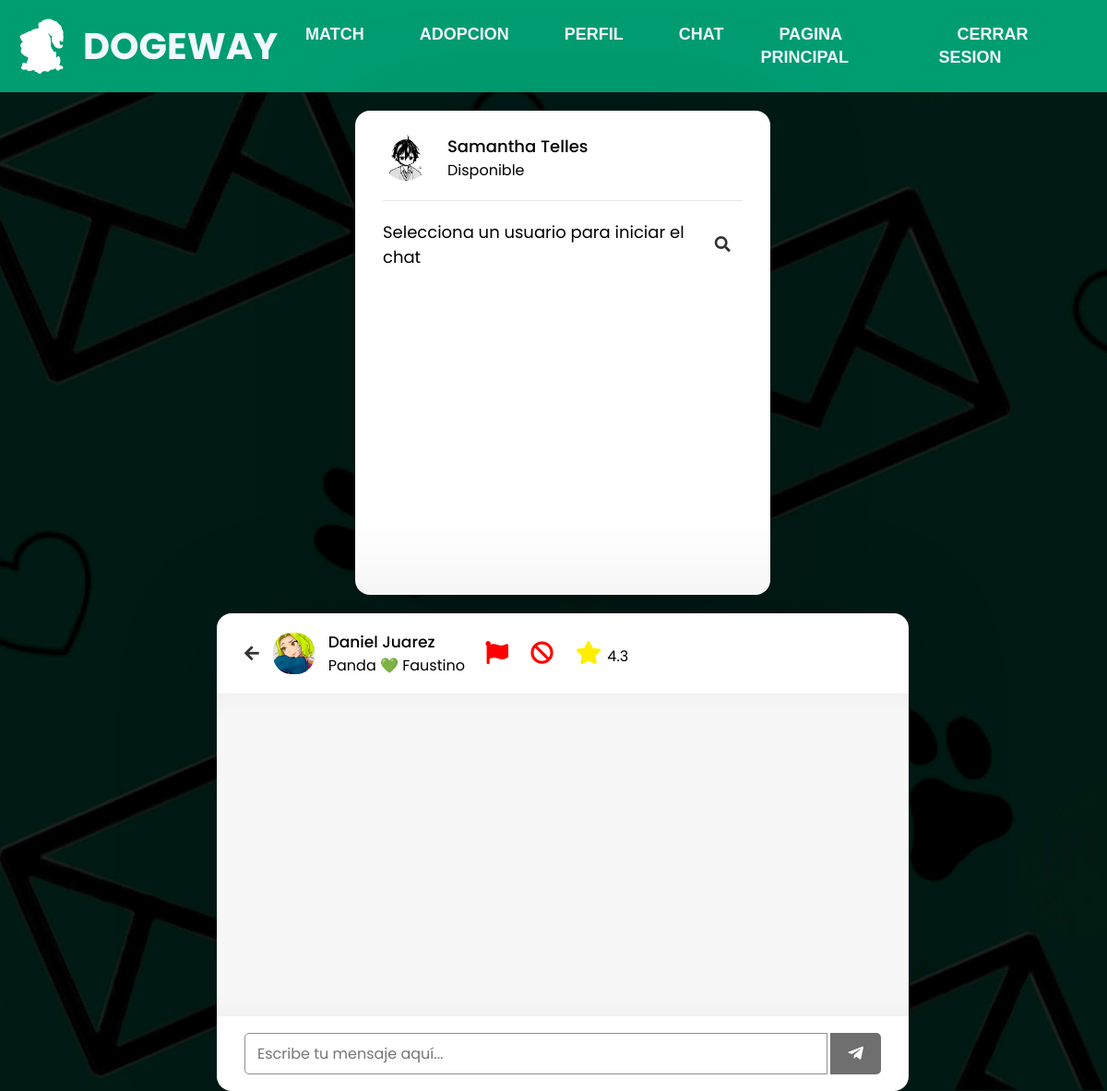
The app's page /Dogeway/Chat/chat.php?id=123456789 (signed in) with its own data.
### tables this page shows
CREATE TABLE `usuario` (
  `id` int(11) NOT NULL,
  `nombre` varchar(100) NOT NULL,
  `email` varchar(100) NOT NULL,
  `codigo_verificacion` varchar(32) NOT NULL,
  `verificado` tinyint(1) NOT NULL DEFAULT 0,
  `pass` varchar(50) NOT NULL,
  `curp` varchar(20) NOT NULL,
  `telefono` varchar(15) NOT NULL,
  `nickname` varchar(30) NOT NULL,
  `apellidos` varchar(50) NOT NULL,
  `municipio` varchar(50) NOT NULL,
  `fechanac` date NOT NULL,
  `fotografia` varchar(128) NOT NULL,
  `archivo_n` varchar(128) NOT NULL,
  `ine` text NOT NULL,
  `admin` int(2) NOT NULL DEFAULT 0,
  `status` varchar(20) NOT NULL,
  `unique_id` int(255) NOT NULL
);

CREATE TABLE `match` (
  `id1` int(11) NOT NULL,
  `id2` int(11) NOT NULL,
  `status` int(11) NOT NULL,
  `idmatch` int(11) NOT NULL,
  `idMascota1` int(11) NOT NULL,
  `idMascota2` int(11) NOT NULL,
  `fecha` datetime DEFAULT NULL
);

CREATE TABLE `mascota` (
  `id` int(11) NOT NULL,
  `nombreMascota` varchar(32) NOT NULL,
  `descripcion` text NOT NULL,
  `especie` varchar(32) NOT NULL,
  `raza` varchar(40) NOT NULL,
  `edad` int(11) NOT NULL,
  `cartilla` varchar(128) NOT NULL,
  `especificaciones` varchar(256) NOT NULL,
  `caracteristicas` varchar(256) NOT NULL,
  `fotografiaMascota` varchar(128) NOT NULL,
  `estatus` tinyint(1) NOT NULL DEFAULT 1,
  `categoria` int(2) NOT NULL,
  `id_usuario` int(11) DEFAULT NULL,
  `fecha` datetime DEFAULT NULL
);

### Dogeway/Inicio/includes/user.php (called while the page is built, shortened)
<?php
include_once 'db.php';
class User extends DB{
    public function setUser($user){
        $query = $this->connect()->prepare('SELECT * FROM usuario WHERE nickname = :user');
        $query->execute(['user' => $user]);
        foreach ($query as $currentUser) {
            $this->UniqueId = $currentUser['unique_id'];
        }
    }
    public function getUniqueId(){
        return $this->UniqueId;
    }
}
?>

### Dogeway/Inicio/includes/db.php (called while the page is built)
<?php
class DB{
    private $host;
    private $db;
    private $user;
    private $password;
    private $charset;
    public function __construct(){
        $this->host     = 'localhost';
        $this->db       = 'dogeway';
        $this->user     = 'root';
        $this->password = "";
        $this->charset  = 'utf8mb4';
    }
    function connect(){
        try{
            $connection = "mysql:host=" . $this->host . ";dbname=" . $this->db . ";charset=" . $this->charset;
            $options = [
                PDO::ATTR_ERRMODE            => PDO::ERRMODE_EXCEPTION,
                PDO::ATTR_EMULATE_PREPARES   => false,
            ];
            $pdo = new PDO($connection, $this->user, $this->password, $options);
            return $pdo;
        }catch(PDOException $e){
            print_r('Error connection: ' . $e->getMessage());
        }
    }
}
?>

### Dogeway/Chat/chat.php (the view, shortened to what this page needs)
<?php
    include_once '../Inicio/includes/user.php';
    include_once "php/config.php";
    $userSession = new UserSession();
    $user = new User();
    if(isset($_SESSION['user'])){
    $user->setUser($userSession->getCurrentUser());
    } else {
      header("Location: ../Inicio/index.php");
      exit();
    }
?>
<?php include_once "header.php";?>
<?php include_once "usersblock.php";?>
<body>
  <div class="wrapper2">
    <section class="chat-area">
      <header>
        <?php
        $user_id = mysqli_real_escape_string($conn, $_GET['id']);
        $sql = mysqli_query($conn, "SELECT * FROM usuario WHERE unique_id = {$user_id}");
        $sql_match = mysqli_query($conn, "SELECT
        m1.nombreMascota AS nombrem1,
        m1.id AS idMascotonga,
        m2.nombreMascota AS nombrem2,
        `match`.*
        FROM
        `match`
        LEFT JOIN
        mascota AS m1 ON `match`.idMascota1 = m1.id
        LEFT JOIN
        mascota AS m2 ON `match`.idMascota2 = m2.id
        WHERE
        ((`match`.id1 = {$user->getUniqueId()} AND `match`.id2 = {$user_id}) OR
        (`match`.id1 = {$user_id} AND `match`.id2 = {$user->getUniqueId()})) AND
        (`match`.status = 4 OR `match`.status = 5 OR `match`.status = 6)
        ORDER BY
        `match`.fecha DESC");
        if (mysqli_num_rows($sql) > 0) {
          $row = mysqli_fetch_assoc($sql);
        }
        if (mysqli_num_rows($sql_match) > 0) {
          $row_match = mysqli_fetch_assoc($sql_match);
          if ($row_match['status'] == 4) {
            $status_palabra = '💚';
          } elseif ($row_match['status'] == 5) {
              $status_palabra = '⭐';
          }elseif ($row_match['status'] == 6) {
            $status_palabra = '🥰';
          } else {
            $status_palabra = '❌';
          }
          $sqlRating = mysqli_query($conn, "SELECT ROUND(AVG(rating), 1) as promedio FROM rating WHERE idUser = {$user_id}");
          if ($sqlRating) {
            $fila = mysqli_fetch_assoc($sqlRating);
            $promedio = $fila['promedio'];
            } else {
            echo "Error" . mysqli_error($conn);
            }
      }
        else {
          header("location: users.php");
        }
        ?>
        <a href="users.php" class="back-icon"><i class="fas fa-arrow-left"></i></a>
        <img class="foto" src="../Registro/archivos/<?php echo $row['fotografia']; ?>" alt="">
        <div class="details">
          <span><?php echo $row['nombre'] . " " . $row['apellidos'] ?></span>
          <p><?php echo $row_match['nombrem1']. " " .$status_palabra. " " .$row_match['nombrem2']; ?></p>
        </div>
        <div class="reportar">
          <button id="btnReportar" onclick="mostrarCuadroReporte('<?php echo $user->getUniqueId();?>',<?php echo $user_id?>)">
            <i class="fas fa-flag custom-icon with-border"></i>
          </button>
        </div>
        <div class="bloquear">
            <?php $idAdopcion1 = $row_match['idMascotonga'];?>
            <button onclick="confirmarBloqueo('<?php echo $user->getUniqueId();?>' , '<?php echo $user_id; ?>', '<?php echo $idAdopcion1; ?>')">
            <i class="fas fa-ban custom-icon with-border"></i>
            </button>
        </div>
        <div class="rating">
          <button onclick="mostrarRating('<?php echo $user_id;?>');">
          <i class="fas fa-star custom-icons with-border"></i>
          </button>
          <?php
          echo $promedio;?>
        </div>
      </header>
      <div class="chat-box">
      </div>
      <form action="#" class="typing-area" id="typebar">
        <input type="text" name="message" class="input-field" placeholder="Escribe tu mensaje aquí..." autocomplete="off">
        <button><i class="fab fa-telegram-plane"></i></button>
      </form>
    </section>
    </div>
</body>
</html>

### Dogeway/Chat/usersblock.php (shortened to what this page needs)
<html>
  <div class="wrapper">
    <section class="users">
      <header>
        <div class="content">
          <?php
          $sql = mysqli_query($conn, "SELECT * FROM usuario WHERE unique_id = {$user->getUniqueId()}");
          if (mysqli_num_rows($sql) > 0) {
            $row = mysqli_fetch_assoc($sql);
          }
          ?>
          <img src="../Registro/archivos/<?php echo $row['fotografia']; ?>" alt="">
          <div class="details">
            <span><?php echo $row['nombre'] . " " . $row['apellidos'] ?></span>
            <p><?php echo $row['status']; ?></p>
          </div>
        </div>
      </header>
      <div class="search">
        <span class="text">Selecciona un usuario para iniciar el chat</span>
        <button><i class="fas fa-search"></i></button>
      </div>
    </section>
  </div>
</html>

### Dogeway/Chat/estils.css (style rules this page uses)
* { margin: 0; padding: 0; box-sizing: border-box; text-decoration: none; font-family: 'Poppins', sans-serif; }
body { background-image: url(../Imagenes/correo.jpg); display: flex; flex-wrap: wrap; justify-content: center; background-size: cover; background-position: center; }
.wrapper { margin-left: 20px ; margin-top: 20px ; background: #fff; max-width: 450px; width: 50%; height: 525px; border-radius: 16px; box-shadow: 0 0 128px 0 rgba(0,0,0,0.1), 0 32px 64px -48px rgba(0,0,0,0.5); }
.wrapper2 { margin-left: 20px ; margin-top: 20px ; background: #fff; max-width: 750px; width: 100%; border-radius: 16px; box-shadow: 0 0 128px 0 rgba(0,0,0,0.1), 0 32px 64px -48px rgba(0,0,0,0.5); }
.users { padding: 25px 30px; }
.users header, .users-list a { display: flex; align-items: center; padding-bottom: 20px; border-bottom: 1px solid #e6e6e6; justify-content: space-between; }
.wrapper img { object-fit: cover; border-radius: 50%; }
.users header img { height: 50px; width: 50px; }
:is(.users, .users-list) .content { display: flex; align-items: center; }
:is(.users, .users-list) .content .details { color: #000; margin-left: 20px; }
:is(.users, .users-list) .details span { font-size: 18px; font-weight: 500; }
.users .search { margin: 20px 0; display: flex; position: relative; align-items: center; justify-content: space-between; }
.users .search .text { font-size: 18px; }
.users .search button { position: relative; z-index: 1; width: 47px; height: 42px; font-size: 17px; cursor: pointer; border: none; background: #fff; color: #333; outline: none; border-radius: 0 5px 5px 0; transition: all 0.2s ease; }
.chat-area header { display: flex; align-items: center; padding: 18px 30px; }
.chat-area header .back-icon { color: #333; font-size: 18px; }
.chat-area header img { height: 45px; width: 45px; margin: 0 15px; }
.chat-area header .details span { font-size: 17px; font-weight: 500; }
.chat-box { position: relative; min-height: 350px; max-height: 350px; overflow-y: auto; padding: 10px 30px 20px 30px; background: #f7f7f7; box-shadow: inset 0 32px 32px -32px rgb(0 0 0 / 5%), inset 0 -32px 32px -32px rgb(0 0 0 / 5%); }
.typing-area { padding: 18px 30px; display: flex; justify-content: space-between; }
.typing-area input { height: 45px; width: calc(100% - 58px); font-size: 16px; padding: 0 13px; border: 1px solid #928b8b; outline: none; border-radius: 5px 0 0 5px; }
.typing-area button { color: #fff; width: 55px; border: none; outline: none; background: #333; font-size: 19px; cursor: pointer; opacity: 0.7; pointer-events: none; border-radius: 0 5px 5px 0; transition: all 0.3s ease; }
header { width: 100%; }
.reportar { padding-left: 20px; }
.bloquear { padding-left: 20px; }
.rating { padding-left: 20px; }
button { padding: 0; background: none; border: none; }
.custom-icon { font-size: 25px; color: red; transition: color 0.3s ease; }
.custom-icon.with-border { border: 2px solid white; }
.custom-icons { font-size: 25px; color: rgb(255, 238, 0); transition: color 0.3s ease; }
.custom-icons.with-border { border: 2px solid white; }
.reportar { position: relative; }
.rating { position: relative; }
.foto { border-radius: 20px; }

### records on screen
usuario: fotografia (picture), nombre "Samantha", apellidos "Telles", status "Disponible"
usuario: fotografia (picture), nombre "Daniel", apellidos "Juarez"
match: mascota.nombreMascota "Panda", status "💚", mascota.nombreMascota "Faustino"

### other values on screen
$promedio "4.3"
